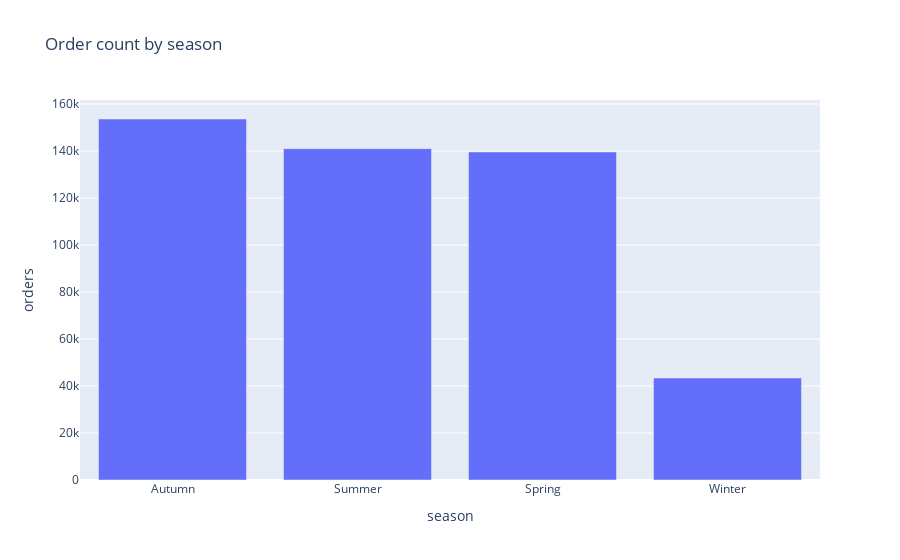

Notebook code for this chart:
### Markdown cell above
Below we look at the order count by season.

### Code cell
# plot order count by season in a bar chart plotly
grouped = eda_train.groupby('season')['orders'].sum().reset_index()

# sort data
grouped = grouped.sort_values('orders', ascending=False)

fig = px.bar(grouped, x='season', y='orders', title='Order count by season')
fig.show()

### Figure 1 — Plotly figure (JSON) as saved in the notebook; plotly's stock layout.template omitted (floating-point values rounded to 4 significant figures)
{"data": [{"alignmentgroup": "True", "hovertemplate": "season=%{x}<br>orders=%{y}<extra></extra>", "legendgroup": "", "marker": {"color": "#636efa", "pattern": {"shape": ""}}, "name": "", "offsetgroup": "", "orientation": "v", "showlegend": false, "textposition": "auto", "type": "bar", "x": ["Autumn", "Summer", "Spring", "Winter"], "xaxis": "x", "y": [153623, 141009, 139583, 43386], "yaxis": "y"}], "layout": {"barmode": "relative", "legend": {"tracegroupgap": 0}, "title": {"text": "Order count by season"}, "xaxis": {"anchor": "y", "domain": [0, 1], "title": {"text": "season"}}, "yaxis": {"anchor": "x", "domain": [0, 1], "title": {"text": "orders"}}}}
